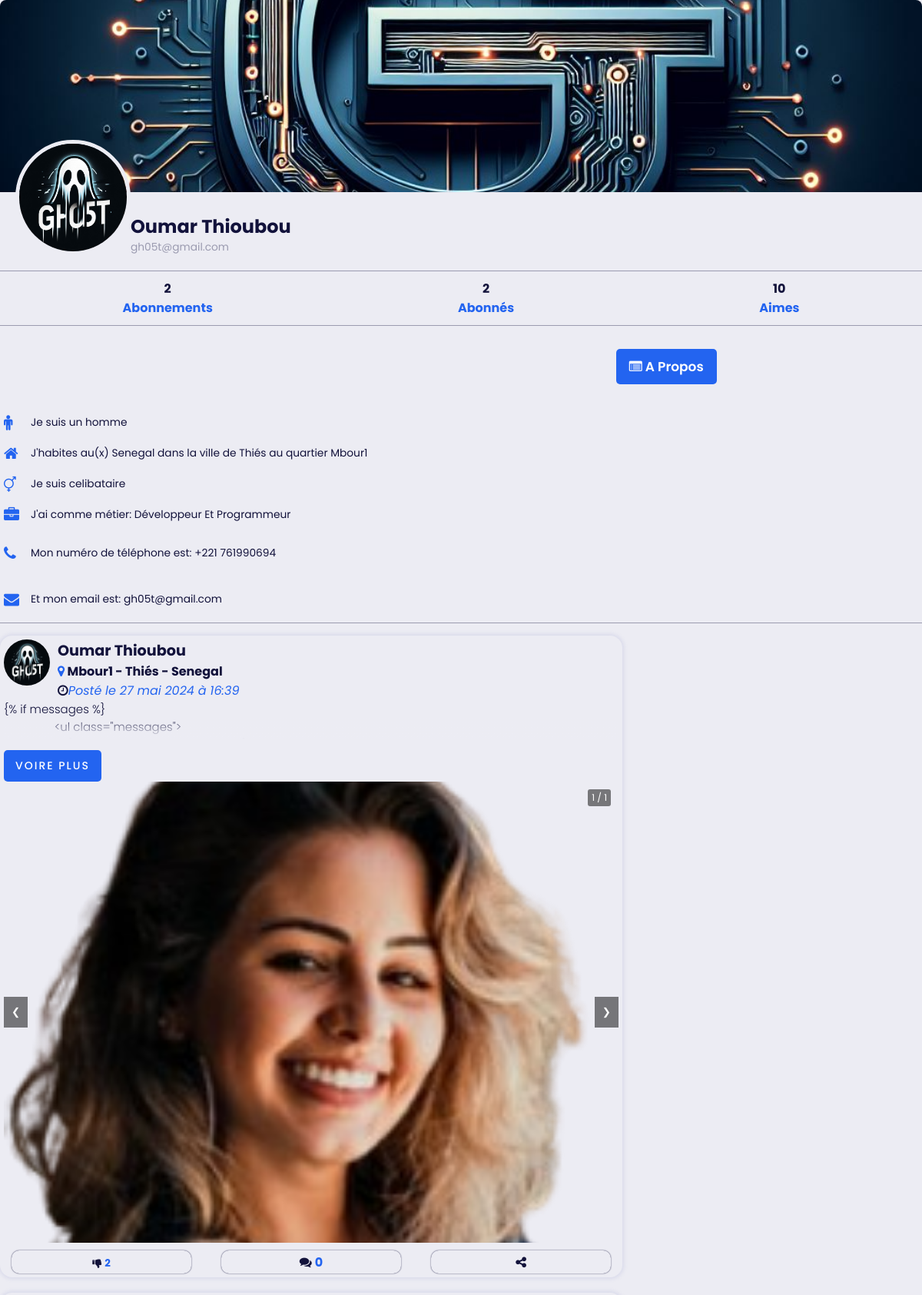
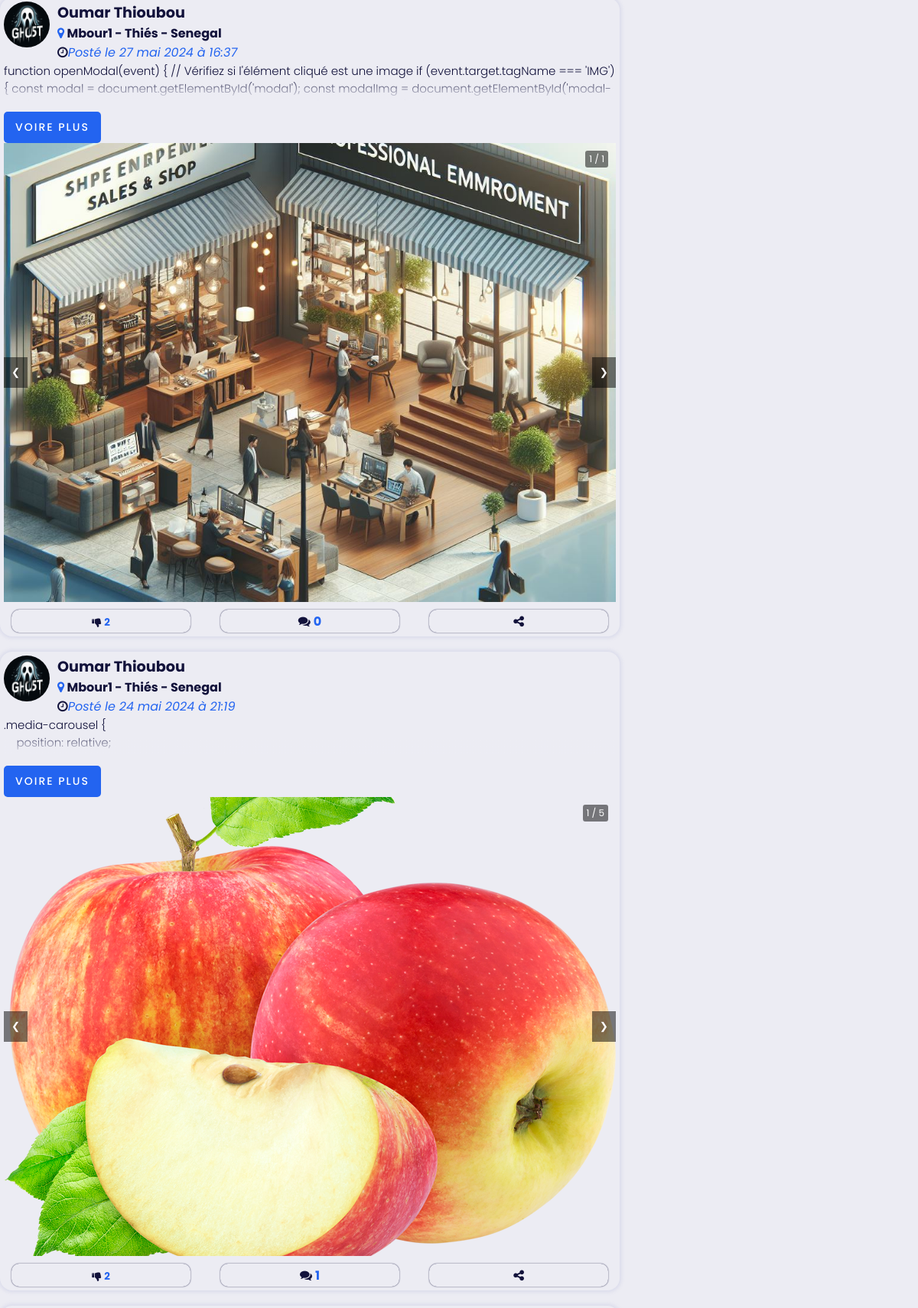
The app's page /profiles/1/ (upper part) with its own data (2 pictures, top to bottom).
### galsen/models.py (models this page shows, shortened)
class AbstractUser(BaseAbstractUser):
    groups = models.ManyToManyField(Group, related_name='customuser_set', blank=True)
    user_permissions = models.ManyToManyField(Permission, related_name='customuser_set', blank=True)

class CustomUser(AbstractUser):
    LANGUE = [
        ('français', 'Français'),
        ('anglais', 'Anglais'),
        ('spagnol', 'Espagnol'),
        ('italien', 'Italien'),
        ('arabe', 'Arabe'),
    ]
    ACCESS = [
        ('autorised', 'Autorisé(e)'),
        ('no_autorised', 'Non autorisé(e)'),
    ]
    ROLES = [
        ('personnel', 'Personnel(le)'),
        ('ecole', 'Ecole'),
        ('entreprise', 'Entreprise'),
    ]
    profile_image = models.ImageField(upload_to='profile_images/', null=True, blank=True)
    banner_image = models.ImageField(upload_to='banner_images/', null=True, blank=True)
    GENRE = [
        ('homme', 'Homme'),
        ('femme', 'Femme'),
    ]
    SITUATION_MATRIMONIALE = [
        ('celibataire', 'Célibataire'),
        ('marie', 'Marié(e)'),
        ('fiance', 'Fiancé(e)'),
        ('divorce', 'Divorcé(e)'),
    ]
    marque_dispositif = models.CharField(max_length=255, null=True, blank=True)
    metier = models.CharField(max_length=150, null=True, blank=True)
    etablissement = models.CharField(max_length=255, null=True, blank=True)
    pays = models.CharField(max_length=50, null=True, blank=True)
    ville = models.CharField(max_length=50, null=True, blank=True)
    quartier = models.CharField(max_length=50, null=True, blank=True)
    langue = models.CharField(max_length=255, null=True, blank=True)
    birthday = models.DateField(null=True, blank=True)
    indicatif_pays = models.CharField(max_length=15, null=True, blank=True)
    number_phone = models.CharField(max_length=15, null=True, blank=True)
    number_whatsapp = models.CharField(max_length=15, null=True, blank=True)
    number_telegram = models.CharField(max_length=15, null=True, blank=True)
    instagram_link = models.URLField(null=True, blank=True)
    twitter_link = models.URLField(null=True, blank=True)
    youtube_link = models.URLField(null=True, blank=True)
    website_link = models.URLField(null=True, blank=True)
    langue = models.CharField(max_length=255, choices=LANGUE, default='français')
    rôle = models.CharField(max_length=255, choices=ROLES, default='personnel')
    access = models.CharField(max_length=255, choices=ACCESS, default='no_autorised')
    genre = models.CharField(max_length=255, choices=GENRE, default='homme')
    situation_matrimoniale = models.CharField(max_length=20, choices=SITUATION_MATRIMONIALE, default='celibataire')
    followers = models.ManyToManyField('self', symmetrical=False, related_name='following_users', blank=True)
    def total_likes_received(self):
        total_likes = 0
        for post in self.post_set.all():
            total_likes += post.like_post.count()
        return total_likes

class AbstractUser(BaseAbstractUser):
    groups = models.ManyToManyField(Group, related_name='customuser_set', blank=True)
    user_permissions = models.ManyToManyField(Permission, related_name='customuser_set', blank=True)

class Post(models.Model):
    user = models.ForeignKey(CustomUser, on_delete=models.CASCADE)
    video = models.FileField(upload_to='post_videos/')
    contenu_post = models.TextField()
    tag_post = models.CharField(max_length=255)
    session_info = models.CharField(max_length=255, null=True, blank=True)
    date_creation_post = models.DateTimeField(auto_now_add=True)
    like_post = models.ManyToManyField(CustomUser, blank=True, related_name="likes")
    dislike = models.ManyToManyField(CustomUser, blank=True, related_name='dislikes')
    shared_boby = models.TextField(blank=True, null=True)
    share_on = models.DateTimeField(blank=True, null=True)
    shared_user = models.ForeignKey(CustomUser, on_delete=models.CASCADE, null=True, blank=True, related_name='+')
    class Meta:
        ordering = ['-date_creation_post', '-share_on']
    @property
    def nombre_commentaire(self):
        return Commentaire.objects.filter(post=self).count()

class MediasPost(models.Model):
    post = models.ForeignKey(Post, on_delete=models.CASCADE)
    image = models.ImageField(upload_to='post_images/')

### galsen/views.py (the view)
# urls.py: path('profiles/<int:user_id>/', views.user_detail, name='user_detail'),
def user_detail(request, user_id):
    profile_user = get_object_or_404(CustomUser, pk=user_id)
    posts = Post.objects.filter(user=profile_user)  # Récupère tous les posts de cet utilisateur
    return render(request, 'profils/users_public.html', {'profile_user': profile_user, 'posts': posts})

### galsen/templates/profils/users_public.html (shortened to what this page needs)
{% load static %}
<!DOCTYPE html>
<html lang="en">
<head>
    <link rel="stylesheet" href="{% static 'assets/icones/font-awesome/css/font-awesome.css' %}">
    <link rel="stylesheet" href="{% static 'assets/icones/font-awesome/css/font-awesome.min.css' %}">
    <link rel="stylesheet" href="{% static 'assets/ressources/styles/profil.css' %}">
    <link rel="stylesheet" href="{% static 'assets/ressources/styles/contenu.css' %}">
    <link rel="stylesheet" href="{% static 'assets/ressources/styles/theme.css' %}">
    <link rel="stylesheet" href="{% static 'assets/ressources/styles/lightbox.min.css' %}">
</head>
<body>
    <div class="profile-container">
        <div class="banner">
            {% if profile_user.banner_image and profile_user.banner_image.url %}
                <a href="{{ profile_user.banner_image.url }}" data-lightbox="mygallery">
                    <img src="{{ profile_user.banner_image.url }}">
                </a>
                {% else %}
                    <img src="{% static 'assets/default/user.png' %}">
            {% endif %}
        </div>
        <div class="profile-section">
          <div class="profile-pic">
                {% if profile_user.profile_image and profile_user.profile_image.url %}
                    <a href="{{ profile_user.profile_image.url }}" data-lightbox="mygallery">
                        <img src="{{ profile_user.profile_image.url }}">
                    </a>
                    {% else %}
                        <img src="{% static 'assets/default/user.png' %}">
                {% endif %}
          </div>
          <div class="profile-info">
            <h1>
                {% if profile_user.rôle == "personnel" %}
                    {{ profile_user.first_name }} {{ profile_user.last_name }}
                {% else %}
                    {% if profile_user.etablissement %}  {{ profile_user.etablissement }} {% endif %}
                {% endif %}
            </h1>
            <p>{{ profile_user.email }}</p>
          </div>
        </div>
        <div class="profile-nav">
          <ul>
            <li><a href="#"><span class="tempo">{{ profile_user.following_users.count }}</span>Abonnements</a></li>
            <li><a href="#"><span class="tempo">{{ profile_user.followers.count }}</span>Abonnés</a></li>
            <li><a href="#"><span class="tempo">{{ profile_user.total_likes_received }}</span>Aimes</a></li>
          </ul>
        </div>
        <div class="profile-content">
            <div class="buttons-1">
                <a href="{% url 'a_propos_detail' user_id=profile_user.id %}" class="button"> <i class="fa fa-list-alt"></i> A Propos </a>
            </div>
            <ul class="status">
                <li>
                    {% if profile_user.genre == "homme" %}
                        <i class="fa fa-male primary"></i>
                        <p>Je suis un
                            <span>{{ profile_user.genre }}</span>
                        </p>
                    {% elif profile_user.genre == "femme" %}
                        <i class="fa fa-female primary"></i>
                        <p>Je suis une
                            <span>{{ profile_user.genre }}</span>
                        </p>
                    {% else %}
                        <p>Genre non spécifié</p>
                    {% endif %}
                </li>
                <li>
                    <i class="fa fa-home primary"></i>
                    <p>J'habites au(x)
                        <span>{{ profile_user.pays }}</span> dans la ville de
                        <span>{{ profile_user.ville }}</span> au quartier
                        <span>{{ profile_user.quartier }}</span>
                     </p>
                </li>
                <li>
                    <i class="fa fa-transgender primary"></i>
                    <p>Je suis
                        <span>{{ profile_user.situation_matrimoniale }}</span>
                     </p>
                </li>
                {% if profile_user.metier %}
                    {% if profile_user.rôle == "personnel" %}
                            <li>
                                <i class="fa fa-briefcase primary"></i>
                                <p>J'ai comme métier:
                                    <span>{{ profile_user.metier }}</span>
                                </p>
                            </li>
                    {% endif %}
                {% endif %}
                {% if profile_user.number_phone %}
                    <li>
                        <a href="tel:+{{ profile_user.indicatif_pays }}{{ profile_user.number_phone }}">
                            <i class="fa fa-phone primary"></i>
                            <p>Mon numéro de téléphone est:
                                <span>+{{ profile_user.indicatif_pays }} {{ profile_user.number_phone }}</span>
                            </p>
                        </a>
                    </li>
                {% endif %}
                <li>
                    <a href="mailto:{{ profile_user.email }}">
                        <i class="fa fa-envelope primary"></i>
                        <p>Et mon email est:
                            <span>{{ profile_user.email }}</span>
                        </p>
                    </a>
                </li>
            </ul>
            {% if posts %}
                {% for post in posts %}
                    <div class="post-card post-card-user">
                        <div class="top-post">
                            <div class="infos-users">
                                <a href="#">
                                    <div class="image">
                                        {% if post.user.profile_image and post.user.profile_image.url %}
                                            <img src="{{ post.user.profile_image.url}}" class="enligne">
                                        {% else %}
                                            <img src="{% static 'assets/default/user.png' %}" class="enligne">
                                        {% endif %}
                                    </div>
                                    <div class="details">
                                        <div class="name">
                                            {% if post.user.rôle == "personnel" %}
                                                <h3> {{ post.user.first_name }} {{ post.user.last_name }} </h3>
                                            {% else %}
                                                <h3> <i class="fa fa-briefcase primary"></i> {% if post.user.etablissement %} {{ post.user.etablissement }} {% endif %}
                                                    <span class="danger">
                                                        ({{ post.user.rôle|upper }})
                                                    </span>
                                                </h3>
                                            {% endif %}
                                        </div>
                                        <div class="user_localhome">
                                            <span>
                                                {% if post.user.quartier and post.user.ville and post.user.pays %}
                                                    <b><i class="fa fa-map-marker primary"></i> {{ post.user.quartier }}  - {{ post.user.ville }}  - {{ post.user.pays }} </b>
                                                {% endif %}
                                            </span>
                                        </div>
                                        <div class="time_post">
                                            <span class="fa fa-clock-o"><i class="primary">Posté le {{ post.date_creation_post|date:"d F Y à H:i" }}
                                                </i></span>
                                        </div>
                                    </div>
                                </a>
                            </div>
                        </div>
                        <div class="center-post">
                            <div class="description">
                                <p>
                                    {{ post.contenu_post|safe }}
                                </p>
                            </div>
                            <a class="more"></a>
                            {% if post.mediaspost_set.all or post.video %}
                                <div class="media-carousel" data-post-id="{{ post.id }}">
                                    <button class="prev-btn">&#10094;</button>
                                    <div class="media-wrapper" onclick="openModal(event)">
                                        {% for media in post.mediaspost_set.all %}
                                            {% if media.image %}
                                                <img src="{{ media.image.url }}" alt="Media 1" class="affiche">
                                            {% endif %}
                                        {% endfor %}
                                    </div>
                                    <button class="next-btn">&#10095;</button>
                                    <div class="media-indicator"></div>
                                </div>
                            {% endif %}
                        </div>
                        <section class="followers">
                            <a class="like-btn" data-like-url="{% url 'likes' post.pk %}">
                                <form id="like-form-{{ post.pk }}" method="POST" action="{% url 'likes' post.pk %}">
                                    <button type="submit" class="button-like" data-post-id="{{ post.pk }}">
                                        <span class="like-icon" id="likeIcon{{ post.pk }}">
                                            {% if user.is_authenticated %}
                                                {% if request.user in post.like_post.all %}
                                                    <i class="fa fa-thumbs-up primary"></i>
                                                {% else %}
                                                    <i class="fa fa-thumbs-down"></i>
                                                {% endif %}
                                            {% else %}
                                                <i class="fa fa-thumbs-down"></i>
                                            {% endif %}
                                        </span>
                                        <b class="number-like primary">{{ post.like_post.count }}</b>
                                    </button>
                                </form>
                            </a>
                            <a href="{% url 'post_comments' post.id %}">
                                <i class="fa fa-comments">
                                    <span class="primary" style="font-weight: bold;">
                                        {% if post.nombre_commentaire > 1000 %}
                                            {{ post.nombre_commentaire|divisibleby:1000|floatformat:"0.1" }}k
                                        {% else %}
                                            {{ post.nombre_commentaire }}
                                        {% endif %}
                                    </span>
                                </i>
                            </a>
                            <a onclick="openPopup('{{ post.id }}')">
                                <i class="fa fa-share-alt"></i>
                            </a>
                        </section>
                    </div>
                {% endfor %}
                    {% else %}
                    <center>
                        <p class="success">Aucune poste disponible pour le moment.</p>
                    </center>
            {% endif %}
        </div>
      </div>
</body>
</html>

### records on screen
CustomUser: banner_image (picture), profile_image (picture), following_users.count "2", followers.count "2", total_likes_received "10", genre "homme", pays "Senegal", ville "Thiés", quartier "Mbour1", situation_matrimoniale "celibataire", metier "Développeur Et Programmeur", indicatif_pays "221", number_phone "761990694"
AbstractUser: first_name "Oumar", last_name "Thioubou", email "gh05t@gmail.com"
Post: user.profile_image (picture), user.first_name "Oumar", user.last_name "Thioubou", user.quartier "Mbour1", user.ville "Thiés", user.pays "Senegal", date_creation_post "27 mai 2024 à 16:39", contenu_post "{% if messages %} <ul class=\"messages\">", like_post.count "2", nombre_commentaire "0"
MediasPost: image (picture)
Post: user.profile_image (picture), user.first_name "Oumar", user.last_name "Thioubou", user.quartier "Mbour1", user.ville "Thiés", user.pays "Senegal", date_creation_post "27 mai 2024 à 16:37", contenu_post "function openModal(event) { // Vérifiez si l'élément cliqué est une image if (event.target.tagName === 'IMG') { const modal = document.getElementById('modal'); const modalImg =…", like_post.count "2", nombre_commentaire "0"
MediasPost: image (picture)
Post: user.profile_image (picture), user.first_name "Oumar", user.last_name "Thioubou", user.quartier "Mbour1", user.ville "Thiés", user.pays "Senegal", date_creation_post "24 mai 2024 à 21:19", contenu_post ".media-carousel { position: relative;", like_post.count "2", nombre_commentaire "1"
MediasPost: image (picture)
